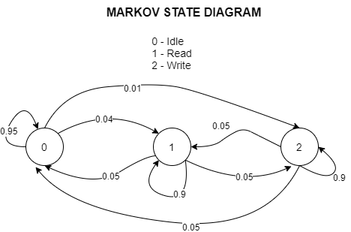
#> input picture MarkovChainMP2.png, 351 x 232 px
$ python machineprob2.py
#> lines starting #> are read from the running program, lines starting #| are printed output that depends on the picture
#!/usr/bin/env python
# coding: utf-8
### Machine Problem Set 2
import math
import numpy as np
import matplotlib.pyplot as plt
import matplotlib.image as mpimg

### 1.) Temperature
### Calculate covariance between temp. at idx i and j
### t = 32-dim vector of temperatures
### i = index of first temperature
### j = index of second temperature
### if i==j, then this function returns the variance
def covTemps(t, i, j):
    return 36 / (1 + abs(i - j))

### a.)
### t = is a 32-dim vector of temperature values in Fahrenheit
### Calculate prob. that P[Y >= T] = 1 - P[Y <= T]
### In addition to calculating the probability, this function also returns the daily average temp. and its corresponding min. temp. for all 10000 samples. This is for answering letter b.
def julytemps(t):
#> called with t = 80
    total_samples = 10000
    n = 31
    mu = 80 # E[Ti]
    var = 36 # From covariance formula, for all i=j
    mu = np.full(n, mu)
    var = np.full(n, var)
    temp13_10000 = np.zeros((total_samples, n)) # Initialize
    for i in range(0, total_samples):
        temp13_10000[i] = np.random.normal(mu, var, n)
    min_temperatures = temp13_10000.min(axis=1)
    daily_average_temp_samples = np.mean(temp13_10000, axis=1)
    daily_average_temp = daily_average_temp_samples
    daily_average_temp[daily_average_temp < t] = 0
    daily_average_temp[daily_average_temp >= t] = 1
    prob_daily_ave = daily_average_temp.sum() / daily_average_temp.size
    return prob_daily_ave, daily_average_temp_samples, min_temperatures

### Example prediction, t=80
prob_daily_ave, daily_average_temp_samples, min_temperatures = julytemps(80)
print("Probability of P[Y >= 80]: ", prob_daily_ave)

### b.)
daily_average_temp_samples[daily_average_temp_samples <= 82] = 1
daily_average_temp_samples[daily_average_temp_samples > 82] = 0
min_temperatures[min_temperatures < 72] = 0
min_temperatures[min_temperatures >= 72] = 1
eventA_hit = 0
for idx in range(0, len(min_temperatures)):
    if daily_average_temp_samples[idx] == 1 and min_temperatures[idx] == 1:
        eventA_hit += 1
prob_event_A = eventA_hit / len(min_temperatures)
print("Probability of A = {Y <= 82, min Ti >= 72}: ", prob_event_A) ### Very little to no chance of this event happening


### 2.) Markov Chain
### a.) Construct Markov state diagram
image = mpimg.imread("MarkovChainMP2.png")
#> image is the input picture: shape (232, 351, 4) float32; mean R, G, B, A 0.97, 0.97, 0.97, 1
imgplot = plt.imshow(image)
plt.show()

### b.)
### Create state probabilities
p00 = 0.95
p01 = 0.04
p02 = 0.01
p10 = 0.05
p11 = 0.9
p12 = 0.05
p20 = 0.05
p21 = 0.05
p22 = 0.9
p_matrix = np.array([[p00, p01, p02],[p10, p11, p12],[p20, p21, p22]])

### Calculate n-step transition
def markovdisk(n):
    return np.linalg.matrix_power(p_matrix, n)

### P(10)
markovdisk(10)

### P(100)
markovdisk(100)

### P(1000)
markovdisk(1000)


### 3.) See PDF file...


### 4.) a.) See PDF File

### b.)
from numpy import sin
from matplotlib import pyplot
# consistent interval for x-axis
x = [x*0.1 for x in range(100)]
# function of x for y-axis
y = sin(x)
# create line plot
plt.plot(x, y)
# show line plot
plt.show()
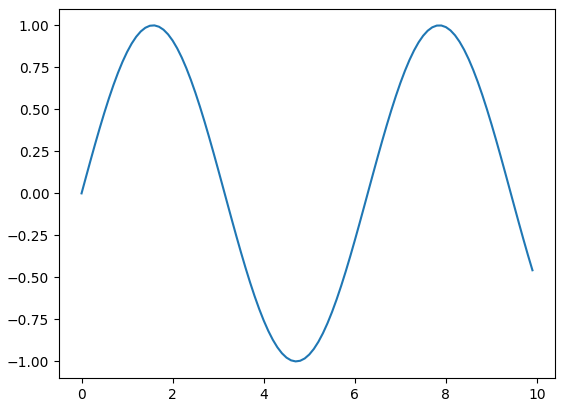
#> figure drawn by matplotlib, 1 panel; curve peaks at x = 1.6, y = 1

from random import seed
from random import randint
from matplotlib import pyplot
# seed the random number generator
seed(1)
# names for categories
x = ['red', 'green', 'blue']
# quantities for each category
y = [randint(0, 100), randint(0, 100), randint(0, 100)]
# create bar chart
pyplot.bar(x, y)
# show line plot
pyplot.show()
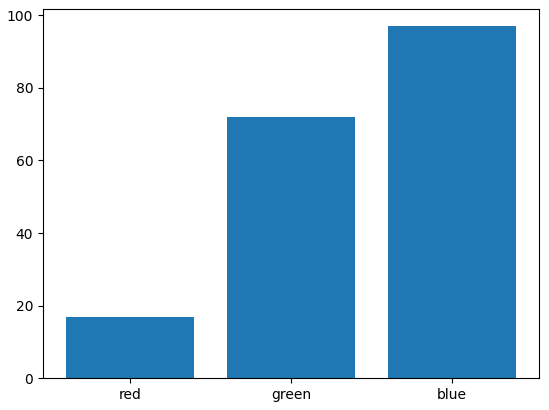
#> figure drawn by matplotlib, 1 panel; tallest bar 97 high, from x = 1.6 to 2.4

# example of a histogram plot
from numpy.random import seed
from numpy.random import randn
from matplotlib import pyplot
# seed the random number generator
seed(1)
# random numbers drawn from a Gaussian distribution
x = randn(1000)
# create histogram plot
pyplot.hist(x)
# show line plot
pyplot.show()
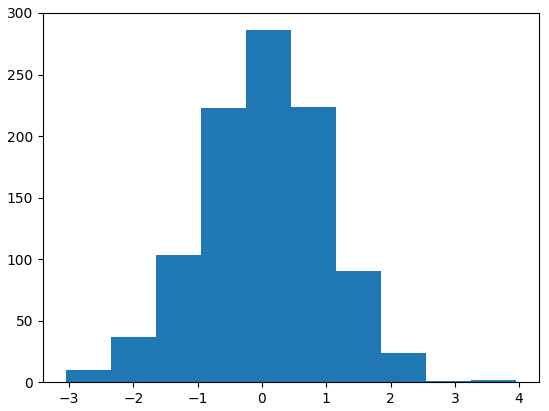
#> figure drawn by matplotlib, 1 panel; tallest bar 286 high, from x = -0.249 to 0.452

# example of a box and whisker plot
from numpy.random import seed
from numpy.random import randn
from matplotlib import pyplot
# seed the random number generator
seed(1)
# random numbers drawn from a Gaussian distribution
x = [randn(1000), 5 * randn(1000), 10 * randn(1000)]
# create box and whisker plot
pyplot.boxplot(x)
# show line plot
pyplot.show()
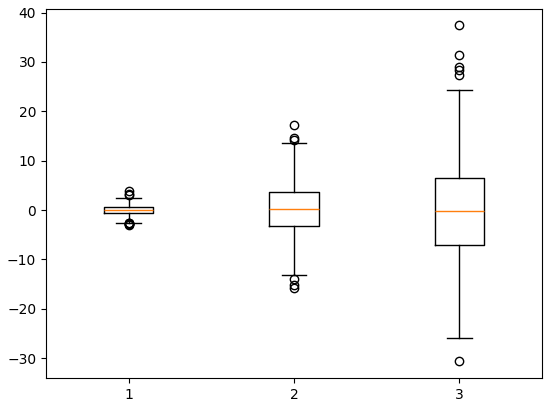
#> figure drawn by matplotlib, 1 panel

# example of a scatter plot
from numpy.random import seed
from numpy.random import randn
from matplotlib import pyplot
# seed the random number generator
seed(1)
# first variable
x = 20 * randn(1000) + 100
# second variable
y = x + (10 * randn(1000) + 50)
# create scatter plot
pyplot.scatter(x, y)
# show line plot
pyplot.show()
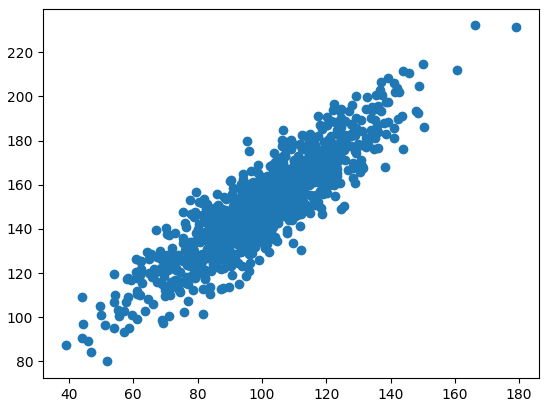
#> figure drawn by matplotlib, 1 panel

### c.) See PDF File
### d.) See PDF File

### e.) Sample tolerance value
# parametric tolerance interval
from numpy.random import seed
from numpy.random import randn
from numpy import mean
from numpy import sqrt
from scipy.stats import chi2
from scipy.stats import norm
# seed the random number generator
seed(1)
# generate dataset
data = 5 * randn(100) + 50
# specify degrees of freedom
n = len(data)
dof = n - 1
# specify data coverage
prop = 0.95
prop_inv = (1.0 - prop) / 2.0
gauss_critical = norm.ppf(prop_inv)
print('Gaussian critical value: %.3f (coverage=%d%%)' % (gauss_critical, prop*100))
# specify confidence
prob = 0.99
prop_inv = 1.0 - prob
chi_critical = chi2.ppf(prop_inv, dof)
print('Chi-Squared critical value: %.3f (prob=%d%%, dof=%d)' % (chi_critical, prob*100,
dof))
# tolerance
interval = sqrt((dof * (1 + (1/n)) * gauss_critical**2) / chi_critical)
print('Tolerance Interval: %.3f' % interval)
# summarize
data_mean = mean(data)
lower, upper = data_mean-interval, data_mean+interval
print('%.2f to %.2f covers %d%% of data with a confidence of %d%%' % (lower, upper,
prop*100, prob*100))

# plot tolerance interval vs sample size
from numpy.random import seed
from numpy.random import randn
from numpy import sqrt
from scipy.stats import chi2
from scipy.stats import norm
from matplotlib import pyplot
# seed the random number generator
seed(1)
# sample sizes
sizes = range(5,15)
for n in sizes:
    # generate dataset
    data = 5 * randn(n) + 50
    # calculate degrees of freedom
    dof = n - 1
    # specify data coverage
    prop = 0.95
    prop_inv = (1.0 - prop) / 2.0
    gauss_critical = norm.ppf(prop_inv)
    # specify confidence
    prob = 0.99
    prop_inv = 1.0 - prob
    chi_critical = chi2.ppf(prop_inv, dof)
    # tolerance
    tol = sqrt((dof * (1 + (1/n)) * gauss_critical**2) / chi_critical)
    # plot
    pyplot.errorbar(n, 50, yerr=tol, color='blue', fmt='o')
# plot results
pyplot.show()
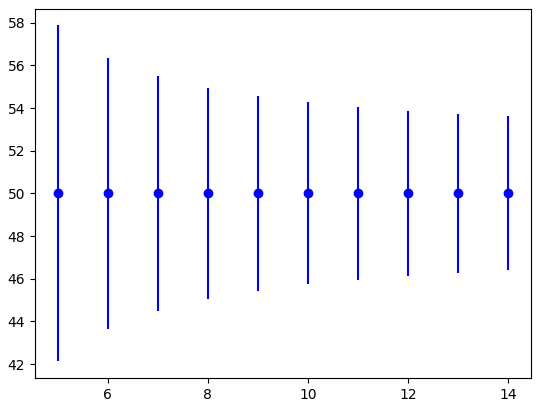
#> figure drawn by matplotlib, 1 panel
### Experiments show that the tolerance decreases as the number of samples increases
